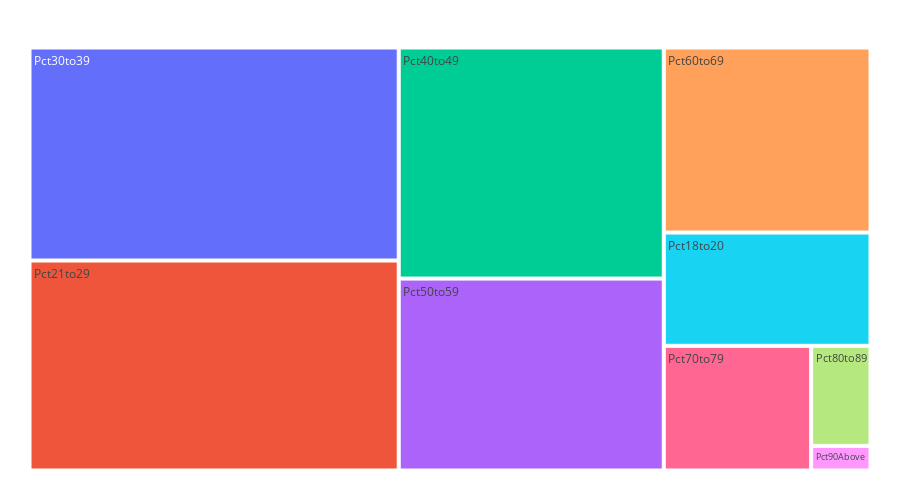

The code cell stored with this chart in its notebook:
### Code cell
fig = px.treemap(df_age_total_summary, path=[age_fields], values="AvgTotal", width=900, height=500)
fig.update_layout(margin = dict(t=25, l=25, r=25, b=25))
fig.show()

### Figure 1 — Plotly figure (JSON) as saved in the notebook; plotly's stock layout.template omitted (floating-point values rounded to 4 significant figures)
{"data": [{"branchvalues": "total", "domain": {"x": [0, 1], "y": [0, 1]}, "hovertemplate": "labels=%{label}<br>AvgTotal=%{value}<br>parent=%{parent}<br>id=%{id}<extra></extra>", "ids": ["Pct18to20", "Pct21to29", "Pct30to39", "Pct40to49", "Pct50to59", "Pct60to69", "Pct70to79", "Pct80to89", "Pct90Above"], "labels": ["Pct18to20", "Pct21to29", "Pct30to39", "Pct40to49", "Pct50to59", "Pct60to69", "Pct70to79", "Pct80to89", "Pct90Above"], "name": "", "parents": ["", "", "", "", "", "", "", "", ""], "type": "treemap", "values": [627700.0, 2079000.0, 2109000.0, 1642000.0, 1364000.0, 1026000.0, 492800.0, 159300.0, 39150.0]}], "layout": {"height": 500, "legend": {"tracegroupgap": 0}, "margin": {"b": 25, "l": 25, "r": 25, "t": 25}, "width": 900}}
